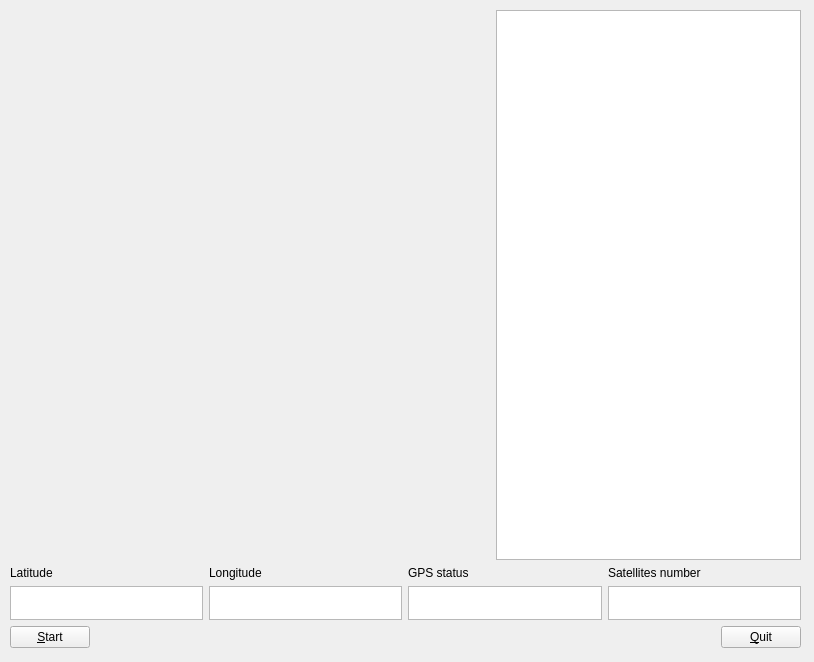
<?xml version="1.0" encoding="UTF-8"?>
<ui version="4.0">
 <class>Widget</class>
 <widget class="QWidget" name="Widget">
  <property name="geometry">
   <rect>
    <x>0</x>
    <y>0</y>
    <width>814</width>
    <height>662</height>
   </rect>
  </property>
  <property name="windowTitle">
   <string>Widget</string>
  </property>
  <widget class="QWidget" name="verticalLayoutWidget">
   <property name="geometry">
    <rect>
     <x>10</x>
     <y>10</y>
     <width>791</width>
     <height>638</height>
    </rect>
   </property>
   <layout class="QVBoxLayout" name="mainLayout">
    <item>
     <layout class="QHBoxLayout" name="upperLayput">
      <item>
       <widget class="gps" name="field" native="true">
        <property name="sizePolicy">
         <sizepolicy hsizetype="Fixed" vsizetype="Fixed">
          <horstretch>0</horstretch>
          <verstretch>0</verstretch>
         </sizepolicy>
        </property>
        <property name="minimumSize">
         <size>
          <width>480</width>
          <height>480</height>
         </size>
        </property>
       </widget>
      </item>
      <item>
       <widget class="QTextEdit" name="skyview">
        <property name="readOnly">
         <bool>true</bool>
        </property>
       </widget>
      </item>
     </layout>
    </item>
    <item>
     <layout class="QHBoxLayout" name="datalLayout">
      <item>
       <layout class="QVBoxLayout" name="plainTextLayout">
        <item>
         <widget class="QLabel" name="label">
          <property name="text">
           <string>Latitude</string>
          </property>
         </widget>
        </item>
        <item>
         <widget class="QPlainTextEdit" name="latitude">
          <property name="sizePolicy">
           <sizepolicy hsizetype="Expanding" vsizetype="Fixed">
            <horstretch>0</horstretch>
            <verstretch>0</verstretch>
           </sizepolicy>
          </property>
          <property name="minimumSize">
           <size>
            <width>0</width>
            <height>34</height>
           </size>
          </property>
          <property name="maximumSize">
           <size>
            <width>16777215</width>
            <height>34</height>
           </size>
          </property>
          <property name="textInteractionFlags">
           <set>Qt::TextSelectableByMouse</set>
          </property>
          <property name="backgroundVisible">
           <bool>false</bool>
          </property>
         </widget>
        </item>
       </layout>
      </item>
      <item>
       <layout class="QVBoxLayout" name="plainTextLayout_3">
        <item>
         <widget class="QLabel" name="label_3">
          <property name="text">
           <string>Longitude</string>
          </property>
         </widget>
        </item>
        <item>
         <widget class="QPlainTextEdit" name="longitude">
          <property name="sizePolicy">
           <sizepolicy hsizetype="Expanding" vsizetype="Fixed">
            <horstretch>0</horstretch>
            <verstretch>0</verstretch>
           </sizepolicy>
          </property>
          <property name="minimumSize">
           <size>
            <width>0</width>
            <height>34</height>
           </size>
          </property>
          <property name="maximumSize">
           <size>
            <width>16777215</width>
            <height>34</height>
           </size>
          </property>
          <property name="readOnly">
           <bool>true</bool>
          </property>
         </widget>
        </item>
       </layout>
      </item>
      <item>
       <layout class="QVBoxLayout" name="plainTextLayout_4">
        <item>
         <widget class="QLabel" name="label_4">
          <property name="text">
           <string>GPS status</string>
          </property>
         </widget>
        </item>
        <item>
         <widget class="QPlainTextEdit" name="status">
          <property name="sizePolicy">
           <sizepolicy hsizetype="Expanding" vsizetype="Fixed">
            <horstretch>0</horstretch>
            <verstretch>0</verstretch>
           </sizepolicy>
          </property>
          <property name="minimumSize">
           <size>
            <width>0</width>
            <height>34</height>
           </size>
          </property>
          <property name="maximumSize">
           <size>
            <width>16777215</width>
            <height>34</height>
           </size>
          </property>
          <property name="readOnly">
           <bool>true</bool>
          </property>
         </widget>
        </item>
       </layout>
      </item>
      <item>
       <layout class="QVBoxLayout" name="plainTextLayout_2">
        <item>
         <widget class="QLabel" name="label_2">
          <property name="text">
           <string>Satellites number</string>
          </property>
         </widget>
        </item>
        <item>
         <widget class="QPlainTextEdit" name="satellites">
          <property name="sizePolicy">
           <sizepolicy hsizetype="Expanding" vsizetype="Fixed">
            <horstretch>0</horstretch>
            <verstretch>0</verstretch>
           </sizepolicy>
          </property>
          <property name="minimumSize">
           <size>
            <width>0</width>
            <height>34</height>
           </size>
          </property>
          <property name="maximumSize">
           <size>
            <width>16777215</width>
            <height>34</height>
           </size>
          </property>
          <property name="readOnly">
           <bool>true</bool>
          </property>
         </widget>
        </item>
       </layout>
      </item>
     </layout>
    </item>
    <item>
     <layout class="QHBoxLayout" name="buttonLayout">
      <item>
       <widget class="QPushButton" name="startButton">
        <property name="text">
         <string>&amp;Start</string>
        </property>
       </widget>
      </item>
      <item>
       <spacer name="horizontalSpacer">
        <property name="orientation">
         <enum>Qt::Horizontal</enum>
        </property>
        <property name="sizeHint" stdset="0">
         <size>
          <width>40</width>
          <height>20</height>
         </size>
        </property>
       </spacer>
      </item>
      <item>
       <widget class="QPushButton" name="quitButton">
        <property name="text">
         <string>&amp;Quit</string>
        </property>
       </widget>
      </item>
     </layout>
    </item>
   </layout>
  </widget>
 </widget>
 <customwidgets>
  <customwidget>
   <class>gps</class>
   <extends>QWidget</extends>
   <header location="global">gps.h</header>
   <container>1</container>
  </customwidget>
 </customwidgets>
 <resources/>
 <connections/>
</ui>
